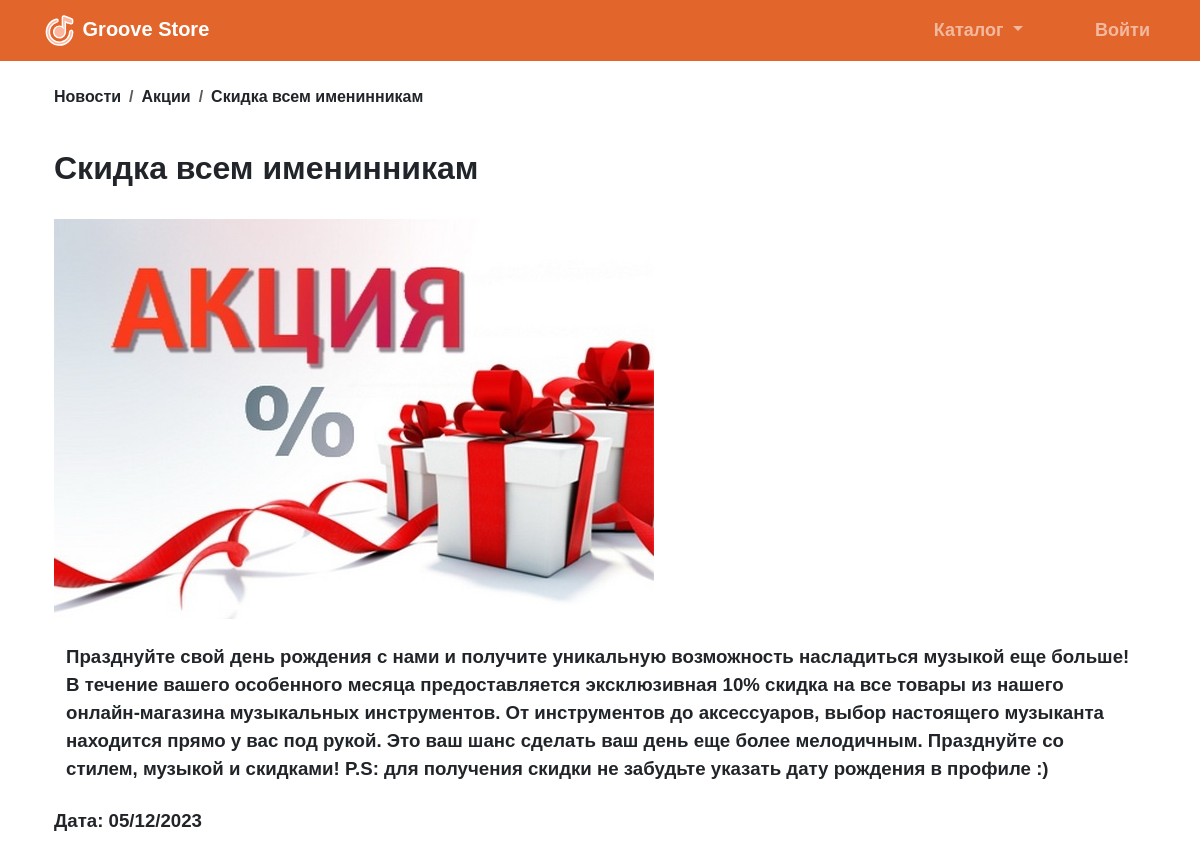
The app's page /news/2/, older data.
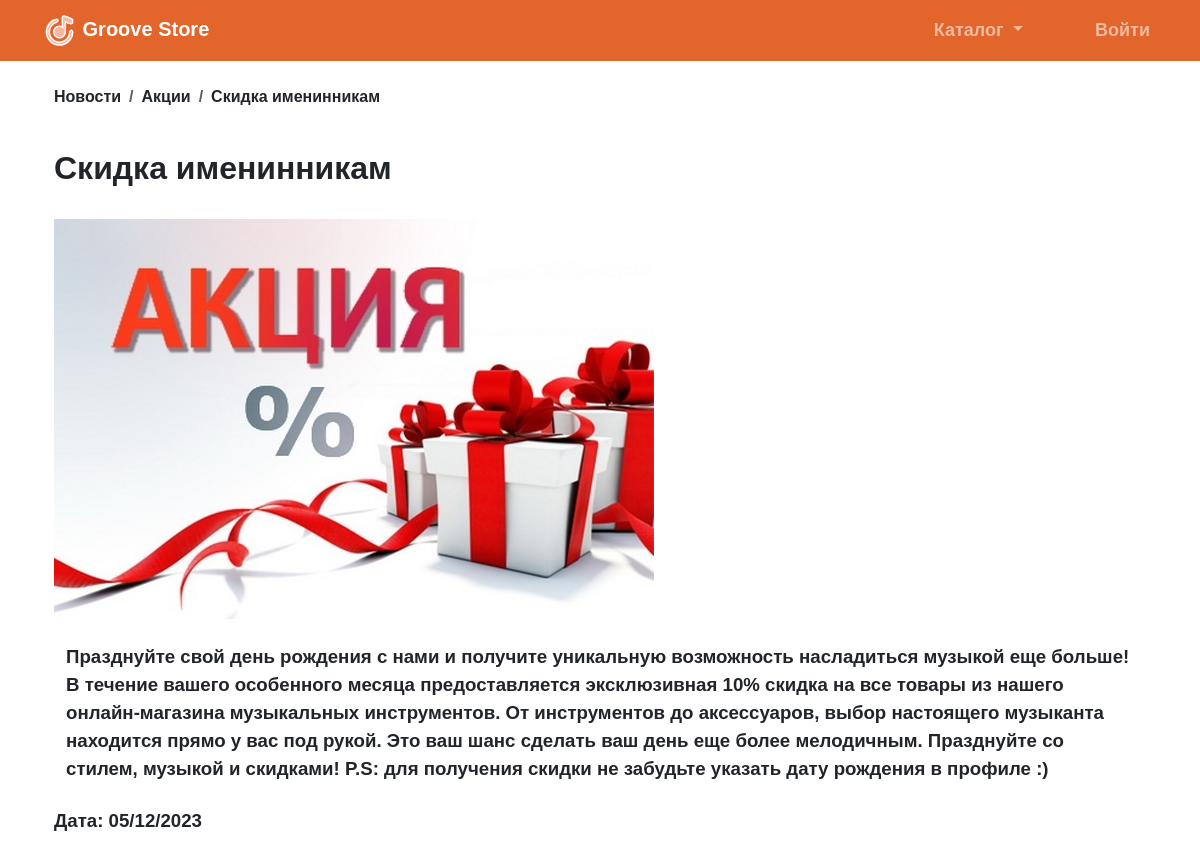
The same page, newer data.
### app/models.py (models this page shows, shortened)
class News(models.Model):
    name = models.CharField("Заголовок новости", max_length=255)
    category = models.ForeignKey(NewsCategory, on_delete=models.CASCADE)
    photo = models.FileField("Изображение", upload_to="news/", blank=True, null=True)
    description = models.TextField("Описание новости")
    date = models.DateTimeField("Дата новости")
    class Meta:
        verbose_name_plural = "Новости"

class NewsCategory(models.Model):
    type_choices = [
        ('Акции', 'Акции'),
        ('События', 'События'),
        ('Организация', 'Организация'),
    ]
    type = models.CharField("Тип новостей", choices=type_choices, max_length=20)
    class Meta:
        verbose_name_plural = "Категории новостей"
    def __str__(self):
        return self.type

### app/views.py (the view)
# urls.py: path('news/<int:pk>/', news_detail, name='news_detail'),
def news_detail(request, pk):
    news_item = get_object_or_404(News, pk=pk)
    return render(request, 'news_detail.html', {'news_item': news_item})

### templates/news_detail.html (shortened to what this page needs)
{% extends 'base.html' %}
{% block nav_block %}
<li class="nav-item dropdown">
  <a class="nav-link dropdown-toggle" href="#" role="button" data-bs-toggle="dropdown" aria-expanded="false">
    Каталог
  </a>
</li>
<li class="nav-item">
    <a class="nav-link" href="#"></a>
</li>
{% if user.is_authenticated %}
  {% if user.is_active and user.is_staff %}
    <li class="nav-item">
      <a class="nav-link" href="{% url 'manager' %}">{{ user.username }}</a>
    </li>
  {% elif user.is_active %}
  <li class="nav-item">
    <a class="nav-link" href="{% url 'view_cart' %}"><i class="bi bi-cart-plus-fill bi-5x"></i> Корзина </a>
  </li>
    <li class="nav-item">
      <a class="nav-link" href="{% url 'client' %}">{{ user.username }}</a>
    </li>
  {% endif %}
  <li class="nav-item">
    <a class="nav-link" href="{% url 'logout' %}">Выйти</a>
  </li>
{% else %}
  <li class="nav-item">
    <a class="nav-link" href="{% url 'login' %}">Войти</a>
  </li>
{% endif %}
{% endblock %}
{% block content %}
<div class="container mt-4">
<nav aria-label="breadcrumb">
  <ol class="breadcrumb">
    <li class="breadcrumb-item">Новости</li>
    <li class="breadcrumb-item">{{ news_item.category }}</li>
    <li class="breadcrumb-item">{{ news_item.name }}</li>
  </ol>
</nav>
<br>
<h2>{{ news_item.name }}</h2>
<br>
  {% if news_item.photo %}
    <img src="{{ news_item.photo.url }}" alt="{{ news_item.name }}">
    <br>
  {% endif %}
  <br>
  <div class="container" style="font-size: 14pt;">{{news_item.description}}</div>
  <br>
  <p style="font-size: 14pt;">Дата: {{ news_item.date| date:"d/m/Y" }}</p>
</div>
</div>
{% endblock %}

Row changes from the older to the newer data that the page shows:
changed News "Акции": name "Скидка всем именинникам" → "Скидка именинникам"
